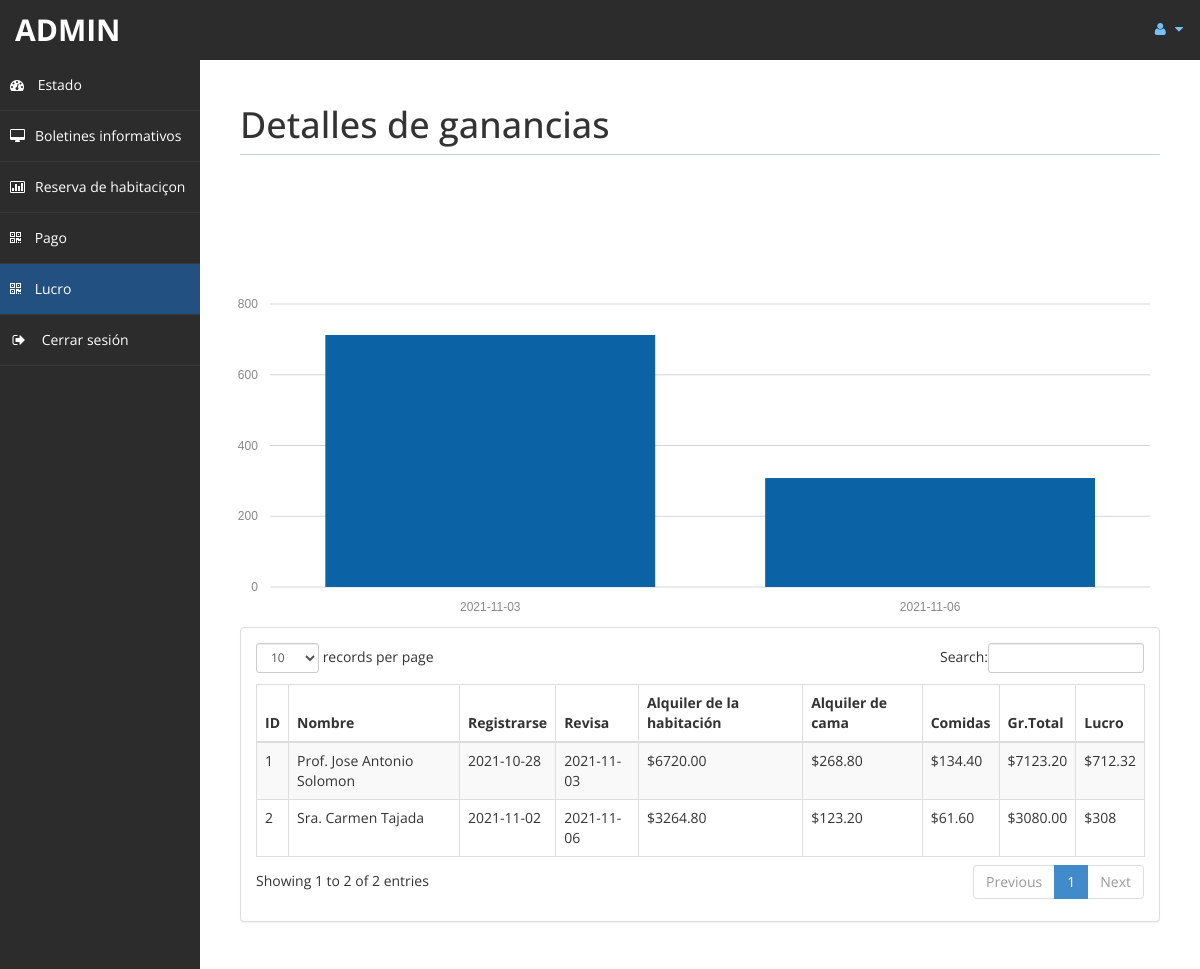
The app's page /admin/profit.php (signed in) with its own data.
### tables this page shows
CREATE TABLE `pagos` (
  `id` int(11) DEFAULT NULL,
  `id_reserva` int(10) UNSIGNED NOT NULL,
  `htot` double(8,2) DEFAULT NULL,
  `btot` double(8,2) DEFAULT NULL,
  `ctot` double(8,2) DEFAULT NULL,
  `total` double(8,2) DEFAULT NULL,

  CONSTRAINT PRIMARY KEY (`id`),
  CONSTRAINT FOREIGN KEY (`id_reserva`) REFERENCES `reservas`(`id`) ON UPDATE CASCADE

);

CREATE TABLE `clientes` (
  `id` int(10) UNSIGNED NOT NULL,
  `trato` varchar(5) DEFAULT NULL,
  `nombres` text,
  `apellidos` text,
  `email` varchar(200) DEFAULT NULL,
  `nacionalidad` varchar(50) DEFAULT NULL,
  `pais` varchar(40) DEFAULT NULL,
  `telef` text,
  
  CONSTRAINT PRIMARY KEY (`id`)
);

CREATE TABLE `reservas` (
  `id` int(10) UNSIGNED NOT NULL,
  `id_cliente` int(10) UNSIGNED NOT NULL,
  `nro_habitacion` int(10) UNSIGNED NOT NULL,
  `comidas` varchar(30) DEFAULT NULL,
  `fecha_entrada` date DEFAULT NULL,
  `fecha_salida` date DEFAULT NULL,
  `estado` varchar(15) DEFAULT NULL,
  `cant_dias` int(11) DEFAULT NULL,
  
  CONSTRAINT PRIMARY KEY (`id`)

);

### admin/profit.php (the view, shortened to what this page needs)
<!DOCTYPE html>
<html xmlns="http://www.w3.org/1999/xhtml">
<head>
    <link href="assets/css/bootstrap.css" rel="stylesheet" />
    <link href="assets/css/font-awesome.css" rel="stylesheet" />
    <link rel="stylesheet" href="assets/css/morris.css">
    <link href="assets/css/custom-styles.css" rel="stylesheet" />
    <link href="assets/js/dataTables/dataTables.bootstrap.css" rel="stylesheet" />
</head>
<body>
    <div id="wrapper">
        <nav class="navbar navbar-default top-navbar" role="navigation">
            <div class="navbar-header">
                <a class="navbar-brand" href="home.php"><?php echo $_SESSION["user"]; ?> </a>
            </div>
            <ul class="nav navbar-top-links navbar-right">
                <li class="dropdown">
                    <a class="dropdown-toggle" data-toggle="dropdown" href="#" aria-expanded="false">
                        <i class="fa fa-user fa-fw"></i> <i class="fa fa-caret-down"></i>
                    </a>
                </li>
            </ul>
        </nav>
        <nav class="navbar-default navbar-side" role="navigation">
            <div class="sidebar-collapse">
                <ul class="nav" id="main-menu">
                    <li>
                        <a href="home.php"><i class="fa fa-dashboard"></i> Estado</a>
                    </li>
                    <li>
                        <a  href="messages.php"><i class="fa fa-desktop"></i>Boletines informativos</a>
                    </li>
					<li>
                        <a href="roombook.php"><i class="fa fa-bar-chart-o"></i>Reserva de habitaciçon</a>
                    </li>
                    <li>
                        <a  href="payment.php"><i class="fa fa-qrcode"></i> Pago</a>
                    </li>
					<li>
                        <a class="active-menu" href="profit.php"><i class="fa fa-qrcode"></i> Lucro</a>
                    </li>
                    <li>
                        <a href="logout.php" ><i class="fa fa-sign-out fa-fw"></i> Cerrar sesión</a>
                    </li>
                </ul>
            </div>
        </nav>
        <div id="page-wrapper" >
            <div id="page-inner">
			    <div class="row">
                    <div class="col-md-12">
                        <h1 class="page-header">
                           Detalles de ganancias<small> </small>
                        </h1>
                    </div>
                </div>
                <div class="row">
                    <?php
                        include('db.php');
                    ?>
                    <br><br><br><br>
                    <div id="chart"></div>
                    <div class="col-md-12">
                        <div class="panel panel-default">
                            <div class="panel-body">
                                <div class="table-responsive">
                                    <table class="table table-striped table-bordered table-hover" id="dataTables-example">
                                        <thead>
                                            <tr>
                                                <th>ID</th>
                                                <th>Nombre</th>
                                                <th>Registrarse</th>
                                                <th>Revisa</th>
                                                <th>Alquiler de la habitación</th>
                                                <th>Alquiler de cama</th>
                                                <th>Comidas </th>
                                                <th>Gr.Total</th>
                                                <th>Lucro</th>
                                            </tr>
                                        </thead>
                                        <tbody>
                                        <?php
                                            $sql="SELECT C.trato, C.nombres, C.apellidos, R.fecha_entrada, R.fecha_salida, P.* FROM `pagos` P INNER JOIN `reservas` R ON P.id_reserva = R.id INNER JOIN `clientes` C ON R.id_cliente = C.id;";
                                            $re = mysqli_query($con,$sql);
                                            while($row = mysqli_fetch_array($re)) {
                                                $id = $row['id'];
                                                if($id % 2 ==1 ) {
                                                    echo
                                                    "<tr class='gradeC'>";
                                                } else {
                                                    echo
                                                    "<tr class='gradeU'>";
                                                }
                                                echo
                                                    "<td>".$row['id']." </td>
                                                    <td>".$row['trato']." ".$row['nombres']." ".$row['apellidos']."</td>
                                                    <td>".$row['fecha_entrada']."</td>
                                                    <td>".$row['fecha_salida']."</td>
                                                    <td>$".$row['htot']."</td>
                                                    <td>$".$row['ctot']."</td>
                                                    <td>$".$row['btot']."</td>
                                                    <td>$".$row['total']."</td>
                                                    <td>$".$row['total']*10/100 ."</td>
                                                </tr>";
                                            }
                                        ?>
                                        </tbody>
                                    </table>
                                </div>
                            </div>
                        </div>
                    </div>
                </div>
            </div>
        </div>
    </div>
</body>
</html>

### admin/assets/css/custom-styles.css (style rules this page uses)
body { font-family: 'Open Sans', sans-serif; }
#wrapper { width: 100%; background: #2c2c2c; }
#page-wrapper { padding: 15px 15px; min-height: 600px; background:#fff; }
#page-inner { width:100%; margin:10px 20px 10px 0px; background-color:transparent; padding:10px; min-height:1200px; }
h1, .h1, h2, .h2, h3, .h3 { margin-top: 7px; margin-bottom: -5px; }
.page-header { padding-bottom: 9px; margin: 10px 0 45px; border-bottom: 1px solid #C7D1DD; }
.top-navbar { margin:0px; }
.top-navbar .navbar-brand { color: #fff; width: 200px; text-align: left; height: 60px; font-size: 30px; font-weight: 700; text-transform: uppercase; line-height: 30px; }
.top-navbar .nav > li { position: relative; display: inline-block; }
.top-navbar .nav > li > a { position: relative; display: block; padding: 19px 15px; color: #77C0FD; }
.active-menu { background-color:#225081!important; }
.sidebar-collapse , .sidebar-collapse .nav { background:none; }
.sidebar-collapse .nav { padding:0; }
.sidebar-collapse .nav > li > a { color:#fff; background:transparent; text-shadow:none; }
.sidebar-collapse > .nav > li > a { padding:15px 10px; }
.sidebar-collapse > .nav > li { border-bottom: 1px solid rgba(107, 108, 109, 0.19); }
.navbar-side { border:none; background-color: transparent; }
.top-navbar { background: #2c2c2c; border-bottom:none; }
.top-navbar .nav > li > a > i { margin-right: 2px; }
.navbar-default { border:0px solid black; }
.navbar-header { background: #2c2c2c; }
.nav > li > a > i { margin-right:10px; }
@media (min-width:768px) { #page-wrapper { margin: 0 0 0 200px; padding: 15px 30px; min-height: 1200px; } }
@media (min-width:768px) { .navbar-side { z-index: 1; position: absolute; width: 200px; } }
@media (min-width:768px) { .navbar { border-radius: 0px; } }

### records on screen
pagos: id "1", clientes.trato "Prof.", clientes.nombres "Jose Antonio", clientes.apellidos "Solomon", id_reserva.fecha_entrada "2021-10-28", id_reserva.fecha_salida "2021-11-03", htot "6720.00", ctot "268.80", btot "134.40", total "7123.20", $row['total']*10/100 "712.32"
pagos: id "2", clientes.trato "Sra.", clientes.nombres "Carmen", clientes.apellidos "Tajada", id_reserva.fecha_entrada "2021-11-02", id_reserva.fecha_salida "2021-11-06", htot "3264.80", ctot "123.20", btot "61.60", total "3080.00", $row['total']*10/100 "308"

### other values on screen
$_SESSION["user"] "ADMIN"
